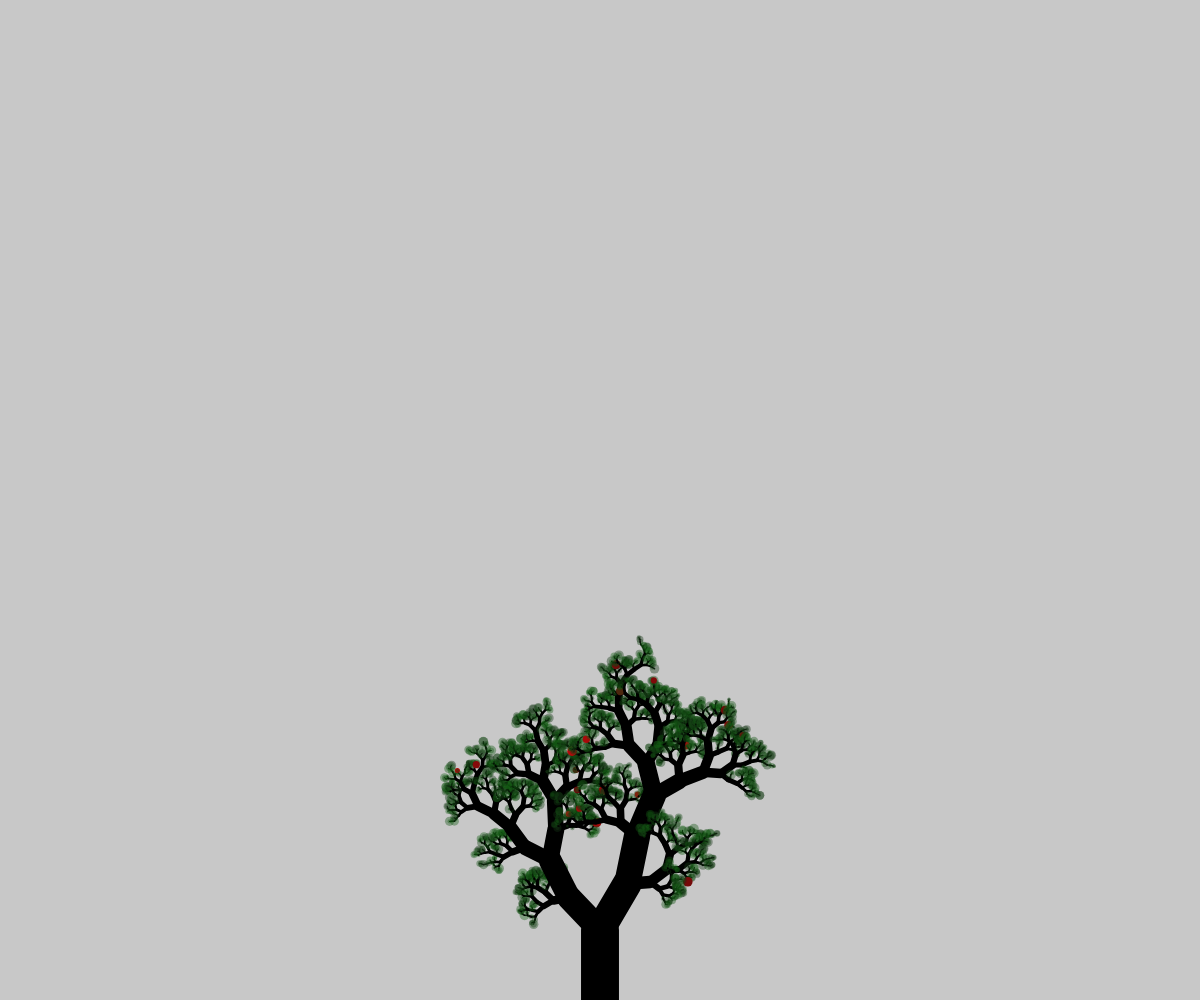
Frame 1 (no input)
Frame 2 (the mouse pressed at the canvas centre, redrawn once): identical to frame 1, image omitted

The p5.js sketch that drew this single still picture (run headless with seeded random() and noise() and a simulated clock; the mouse was pressed at the canvas centre and the sketch redrawn once):

// p5.js sketch
// ── sketch.js
var seed, phototropism;
function flower(x, y){
  push();
  fill(random(100,200), 10, 10);
  noStroke();
  var f = ellipse(x, y, random(5,10));
  pop();
}
function leaf(x, y){
  push();
  fill(20, random(50,100), 20, 100);
  noStroke();
  var f = ellipse(x, y, random(2,10));
  f.
  pop();
}
function thickf(rat, thick){
  return sqrt(rat)*thick;
}
function lenf(rat, len){
  return len*sqrt(rat);
}
function anglef(rat, angle){
  return angle+rat*PI/2;
}
function drawTree(x1, y1, len, thick, angle, phototropism){
  angle = (10*angle+phototropism*PI/2)/(10+phototropism);
  var x2 = x1+cos(angle)*len;
  var y2 = y1-sin(angle)*len;
  if(thick < 1){
    if(random(100) < 1) flower(x1,y1);
    else leaf(x1,y1);
  } 
  else {
    strokeWeight( thick );
    line( x1 , y1, x2, y2 );

    var rat = randomGaussian(0.5,0.2);
    rat = min(0.9, rat);
    rat = max(0.1, rat);
    drawTree(x2, y2, lenf(rat,len),   thickf(rat, thick),   anglef(1-rat,angle), phototropism);
    drawTree(x2, y2, lenf(1-rat,len), thickf(1-rat, thick), anglef(-rat,angle),     phototropism);
  }
}
function setup() {
  cnv = createCanvas(windowWidth, windowHeight);
  phototropism = random(0,3);
	seed = parseInt(random(0,987654321));
  console.log(seed, phototropism);
  noLoop();
}

function draw(){
  background(200);
  angleMode(RADIANS);
  push();
  translate(width/2, height);
  randomSeed(seed);
  drawTree(0, 0, 70, random(30,70), PI/2, phototropism);
  pop();
}
